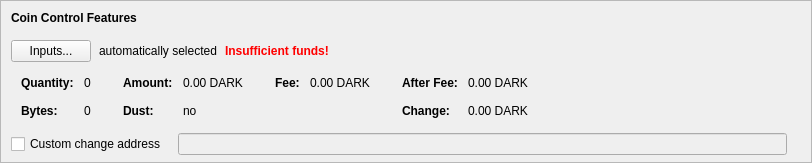
    <widget class="QFrame" name="frameCoinControl">
     <property name="sizePolicy">
      <sizepolicy hsizetype="Expanding" vsizetype="Expanding">
       <horstretch>0</horstretch>
       <verstretch>0</verstretch>
      </sizepolicy>
     </property>
     <property name="maximumSize">
      <size>
       <width>16777215</width>
       <height>16777215</height>
      </size>
     </property>
     <property name="frameShape">
      <enum>QFrame::StyledPanel</enum>
     </property>
     <property name="frameShadow">
      <enum>QFrame::Sunken</enum>
     </property>
     <layout class="QVBoxLayout" name="verticalLayoutCoinControl2">
      <property name="spacing">
       <number>0</number>
      </property>
      <property name="leftMargin">
       <number>0</number>
      </property>
      <property name="topMargin">
       <number>0</number>
      </property>
      <property name="rightMargin">
       <number>0</number>
      </property>
      <property name="bottomMargin">
       <number>6</number>
      </property>
      <item>
       <layout class="QVBoxLayout" name="verticalLayoutCoinControl" stretch="0,0,0,0,1">
        <property name="spacing">
         <number>0</number>
        </property>
        <property name="leftMargin">
         <number>10</number>
        </property>
        <property name="topMargin">
         <number>10</number>
        </property>
        <item>
         <layout class="QHBoxLayout" name="horizontalLayoutCoinControl1">
          <property name="bottomMargin">
           <number>15</number>
          </property>
          <item>
           <widget class="QLabel" name="labelCoinControlFeatures">
            <property name="sizePolicy">
             <sizepolicy hsizetype="Preferred" vsizetype="Maximum">
              <horstretch>0</horstretch>
              <verstretch>0</verstretch>
             </sizepolicy>
            </property>
            <property name="font">
             <font>
              <weight>75</weight>
              <bold>true</bold>
             </font>
            </property>
            <property name="styleSheet">
             <string notr="true">font-weight:bold;</string>
            </property>
            <property name="text">
             <string>Coin Control Features</string>
            </property>
           </widget>
          </item>
         </layout>
        </item>
        <item>
         <layout class="QHBoxLayout" name="horizontalLayoutCoinControl2" stretch="0,0,0,0">
          <property name="spacing">
           <number>8</number>
          </property>
          <property name="bottomMargin">
           <number>10</number>
          </property>
          <item>
           <widget class="QPushButton" name="pushButtonCoinControl">
            <property name="styleSheet">
             <string notr="true"/>
            </property>
            <property name="text">
             <string>Inputs...</string>
            </property>
            <property name="autoDefault">
             <bool>false</bool>
            </property>
           </widget>
          </item>
          <item>
           <widget class="QLabel" name="labelCoinControlAutomaticallySelected">
            <property name="text">
             <string>automatically selected</string>
            </property>
            <property name="margin">
             <number>5</number>
            </property>
           </widget>
          </item>
          <item>
           <widget class="QLabel" name="labelCoinControlInsuffFunds">
            <property name="font">
             <font>
              <weight>75</weight>
              <bold>true</bold>
             </font>
            </property>
            <property name="styleSheet">
             <string notr="true">color:red;font-weight:bold;</string>
            </property>
            <property name="text">
             <string>Insufficient funds!</string>
            </property>
            <property name="margin">
             <number>5</number>
            </property>
           </widget>
          </item>
          <item>
           <spacer name="horizontalSpacerCoinControl">
            <property name="orientation">
             <enum>Qt::Horizontal</enum>
            </property>
            <property name="sizeHint" stdset="0">
             <size>
              <width>40</width>
              <height>1</height>
             </size>
            </property>
           </spacer>
          </item>
         </layout>
        </item>
        <item>
         <widget class="QWidget" name="widgetCoinControl" native="true">
          <property name="sizePolicy">
           <sizepolicy hsizetype="Preferred" vsizetype="Preferred">
            <horstretch>0</horstretch>
            <verstretch>0</verstretch>
           </sizepolicy>
          </property>
          <property name="minimumSize">
           <size>
            <width>0</width>
            <height>0</height>
           </size>
          </property>
          <property name="styleSheet">
           <string notr="true"/>
          </property>
          <layout class="QHBoxLayout" name="horizontalLayoutCoinControl5">
           <property name="leftMargin">
            <number>0</number>
           </property>
           <property name="topMargin">
            <number>0</number>
           </property>
           <property name="rightMargin">
            <number>0</number>
           </property>
           <property name="bottomMargin">
            <number>0</number>
           </property>
           <item>
            <layout class="QHBoxLayout" name="horizontalLayoutCoinControl3" stretch="0,0,0,1">
             <property name="spacing">
              <number>20</number>
             </property>
             <property name="topMargin">
              <number>0</number>
             </property>
             <property name="bottomMargin">
              <number>10</number>
             </property>
             <item>
              <layout class="QFormLayout" name="formLayoutCoinControl1">
               <property name="horizontalSpacing">
                <number>10</number>
               </property>
               <property name="verticalSpacing">
                <number>14</number>
               </property>
               <property name="leftMargin">
                <number>10</number>
               </property>
               <property name="topMargin">
                <number>4</number>
               </property>
               <property name="rightMargin">
                <number>6</number>
               </property>
               <item row="0" column="0">
                <widget class="QLabel" name="labelCoinControlQuantityText">
                 <property name="font">
                  <font>
                   <weight>75</weight>
                   <bold>true</bold>
                  </font>
                 </property>
                 <property name="text">
                  <string>Quantity:</string>
                 </property>
                 <property name="margin">
                  <number>0</number>
                 </property>
                </widget>
               </item>
               <item row="0" column="1">
                <widget class="QLabel" name="labelCoinControlQuantity">
                 <property name="cursor">
                  <cursorShape>IBeamCursor</cursorShape>
                 </property>
                 <property name="contextMenuPolicy">
                  <enum>Qt::ActionsContextMenu</enum>
                 </property>
                 <property name="text">
                  <string notr="true">0</string>
                 </property>
                 <property name="margin">
                  <number>0</number>
                 </property>
                 <property name="textInteractionFlags">
                  <set>Qt::LinksAccessibleByMouse|Qt::TextSelectableByKeyboard|Qt::TextSelectableByMouse</set>
                 </property>
                </widget>
               </item>
               <item row="1" column="0">
                <widget class="QLabel" name="labelCoinControlBytesText">
                 <property name="font">
                  <font>
                   <weight>75</weight>
                   <bold>true</bold>
                  </font>
                 </property>
                 <property name="text">
                  <string>Bytes:</string>
                 </property>
                </widget>
               </item>
               <item row="1" column="1">
                <widget class="QLabel" name="labelCoinControlBytes">
                 <property name="cursor">
                  <cursorShape>IBeamCursor</cursorShape>
                 </property>
                 <property name="contextMenuPolicy">
                  <enum>Qt::ActionsContextMenu</enum>
                 </property>
                 <property name="text">
                  <string notr="true">0</string>
                 </property>
                 <property name="textInteractionFlags">
                  <set>Qt::LinksAccessibleByMouse|Qt::TextSelectableByKeyboard|Qt::TextSelectableByMouse</set>
                 </property>
                </widget>
               </item>
              </layout>
             </item>
             <item>
              <layout class="QFormLayout" name="formLayoutCoinControl2">
               <property name="horizontalSpacing">
                <number>10</number>
               </property>
               <property name="verticalSpacing">
                <number>14</number>
               </property>
               <property name="leftMargin">
                <number>6</number>
               </property>
               <property name="topMargin">
                <number>4</number>
               </property>
               <property name="rightMargin">
                <number>6</number>
               </property>
               <item row="0" column="0">
                <widget class="QLabel" name="labelCoinControlAmountText">
                 <property name="font">
                  <font>
                   <weight>75</weight>
                   <bold>true</bold>
                  </font>
                 </property>
                 <property name="text">
                  <string>Amount:</string>
                 </property>
                 <property name="margin">
                  <number>0</number>
                 </property>
                </widget>
               </item>
               <item row="0" column="1">
                <widget class="QLabel" name="labelCoinControlAmount">
                 <property name="cursor">
                  <cursorShape>IBeamCursor</cursorShape>
                 </property>
                 <property name="contextMenuPolicy">
                  <enum>Qt::ActionsContextMenu</enum>
                 </property>
                 <property name="text">
                  <string notr="true">0.00 DARK</string>
                 </property>
                 <property name="textInteractionFlags">
                  <set>Qt::LinksAccessibleByMouse|Qt::TextSelectableByKeyboard|Qt::TextSelectableByMouse</set>
                 </property>
                </widget>
               </item>
               <item row="1" column="0">
                <widget class="QLabel" name="labelCoinControlLowOutputText">
                 <property name="font">
                  <font>
                   <weight>75</weight>
                   <bold>true</bold>
                  </font>
                 </property>
                 <property name="text">
                  <string>Dust:</string>
                 </property>
                </widget>
               </item>
               <item row="1" column="1">
                <widget class="QLabel" name="labelCoinControlLowOutput">
                 <property name="cursor">
                  <cursorShape>IBeamCursor</cursorShape>
                 </property>
                 <property name="contextMenuPolicy">
                  <enum>Qt::ActionsContextMenu</enum>
                 </property>
                 <property name="text">
                  <string notr="true">no</string>
                 </property>
                 <property name="textInteractionFlags">
                  <set>Qt::LinksAccessibleByMouse|Qt::TextSelectableByKeyboard|Qt::TextSelectableByMouse</set>
                 </property>
                </widget>
               </item>
              </layout>
             </item>
             <item>
              <layout class="QFormLayout" name="formLayoutCoinControl3">
               <property name="horizontalSpacing">
                <number>10</number>
               </property>
               <property name="verticalSpacing">
                <number>14</number>
               </property>
               <property name="leftMargin">
                <number>6</number>
               </property>
               <property name="topMargin">
                <number>4</number>
               </property>
               <property name="rightMargin">
                <number>6</number>
               </property>
               <item row="0" column="0">
                <widget class="QLabel" name="labelCoinControlFeeText">
                 <property name="font">
                  <font>
                   <weight>75</weight>
                   <bold>true</bold>
                  </font>
                 </property>
                 <property name="text">
                  <string>Fee:</string>
                 </property>
                 <property name="margin">
                  <number>0</number>
                 </property>
                </widget>
               </item>
               <item row="0" column="1">
                <widget class="QLabel" name="labelCoinControlFee">
                 <property name="cursor">
                  <cursorShape>IBeamCursor</cursorShape>
                 </property>
                 <property name="contextMenuPolicy">
                  <enum>Qt::ActionsContextMenu</enum>
                 </property>
                 <property name="text">
                  <string notr="true">0.00 DARK</string>
                 </property>
                 <property name="textInteractionFlags">
                  <set>Qt::LinksAccessibleByMouse|Qt::TextSelectableByKeyboard|Qt::TextSelectableByMouse</set>
                 </property>
                </widget>
               </item>
              </layout>
             </item>
             <item>
              <layout class="QFormLayout" name="formLayoutCoinControl4">
               <property name="horizontalSpacing">
                <number>10</number>
               </property>
               <property name="verticalSpacing">
                <number>14</number>
               </property>
               <property name="leftMargin">
                <number>6</number>
               </property>
               <property name="topMargin">
                <number>4</number>
               </property>
               <property name="rightMargin">
                <number>6</number>
               </property>
               <item row="0" column="0">
                <widget class="QLabel" name="labelCoinControlAfterFeeText">
                 <property name="font">
                  <font>
                   <weight>75</weight>
                   <bold>true</bold>
                  </font>
                 </property>
                 <property name="text">
                  <string>After Fee:</string>
                 </property>
                 <property name="margin">
                  <number>0</number>
                 </property>
                </widget>
               </item>
               <item row="0" column="1">
                <widget class="QLabel" name="labelCoinControlAfterFee">
                 <property name="cursor">
                  <cursorShape>IBeamCursor</cursorShape>
                 </property>
                 <property name="contextMenuPolicy">
                  <enum>Qt::ActionsContextMenu</enum>
                 </property>
                 <property name="text">
                  <string notr="true">0.00 DARK</string>
                 </property>
                 <property name="textInteractionFlags">
                  <set>Qt::LinksAccessibleByMouse|Qt::TextSelectableByKeyboard|Qt::TextSelectableByMouse</set>
                 </property>
                </widget>
               </item>
               <item row="1" column="0">
                <widget class="QLabel" name="labelCoinControlChangeText">
                 <property name="font">
                  <font>
                   <weight>75</weight>
                   <bold>true</bold>
                  </font>
                 </property>
                 <property name="text">
                  <string>Change:</string>
                 </property>
                </widget>
               </item>
               <item row="1" column="1">
                <widget class="QLabel" name="labelCoinControlChange">
                 <property name="cursor">
                  <cursorShape>IBeamCursor</cursorShape>
                 </property>
                 <property name="contextMenuPolicy">
                  <enum>Qt::ActionsContextMenu</enum>
                 </property>
                 <property name="text">
                  <string notr="true">0.00 DARK</string>
                 </property>
                 <property name="textInteractionFlags">
                  <set>Qt::LinksAccessibleByMouse|Qt::TextSelectableByKeyboard|Qt::TextSelectableByMouse</set>
                 </property>
                </widget>
               </item>
              </layout>
             </item>
            </layout>
           </item>
          </layout>
         </widget>
        </item>
        <item>
         <layout class="QHBoxLayout" name="horizontalLayoutCoinControl4" stretch="0,0,0">
          <property name="spacing">
           <number>12</number>
          </property>
          <property name="sizeConstraint">
           <enum>QLayout::SetDefaultConstraint</enum>
          </property>
          <property name="topMargin">
           <number>5</number>
          </property>
          <property name="rightMargin">
           <number>5</number>
          </property>
          <item>
           <widget class="QCheckBox" name="checkBoxCoinControlChange">
            <property name="toolTip">
             <string>If this is activated, but the change address is empty or invalid, change will be sent to a newly generated address.</string>
            </property>
            <property name="text">
             <string>Custom change address</string>
            </property>
           </widget>
          </item>
          <item>
           <widget class="QValidatedLineEdit" name="lineEditCoinControlChange">
            <property name="enabled">
             <bool>false</bool>
            </property>
            <property name="sizePolicy">
             <sizepolicy hsizetype="Expanding" vsizetype="Fixed">
              <horstretch>0</horstretch>
              <verstretch>0</verstretch>
             </sizepolicy>
            </property>
           </widget>
          </item>
          <item>
           <widget class="QLabel" name="labelCoinControlChangeLabel">
            <property name="sizePolicy">
             <sizepolicy hsizetype="Preferred" vsizetype="Expanding">
              <horstretch>0</horstretch>
              <verstretch>0</verstretch>
             </sizepolicy>
            </property>
            <property name="minimumSize">
             <size>
              <width>0</width>
              <height>0</height>
             </size>
            </property>
            <property name="text">
             <string/>
            </property>
            <property name="margin">
             <number>3</number>
            </property>
           </widget>
          </item>
         </layout>
        </item>
        <item>
         <spacer name="verticalSpacerCoinControl">
          <property name="orientation">
           <enum>Qt::Vertical</enum>
          </property>
          <property name="sizeHint" stdset="0">
           <size>
            <width>800</width>
            <height>1</height>
           </size>
          </property>
         </spacer>
        </item>
       </layout>
      </item>
     </layout>
    </widget>
